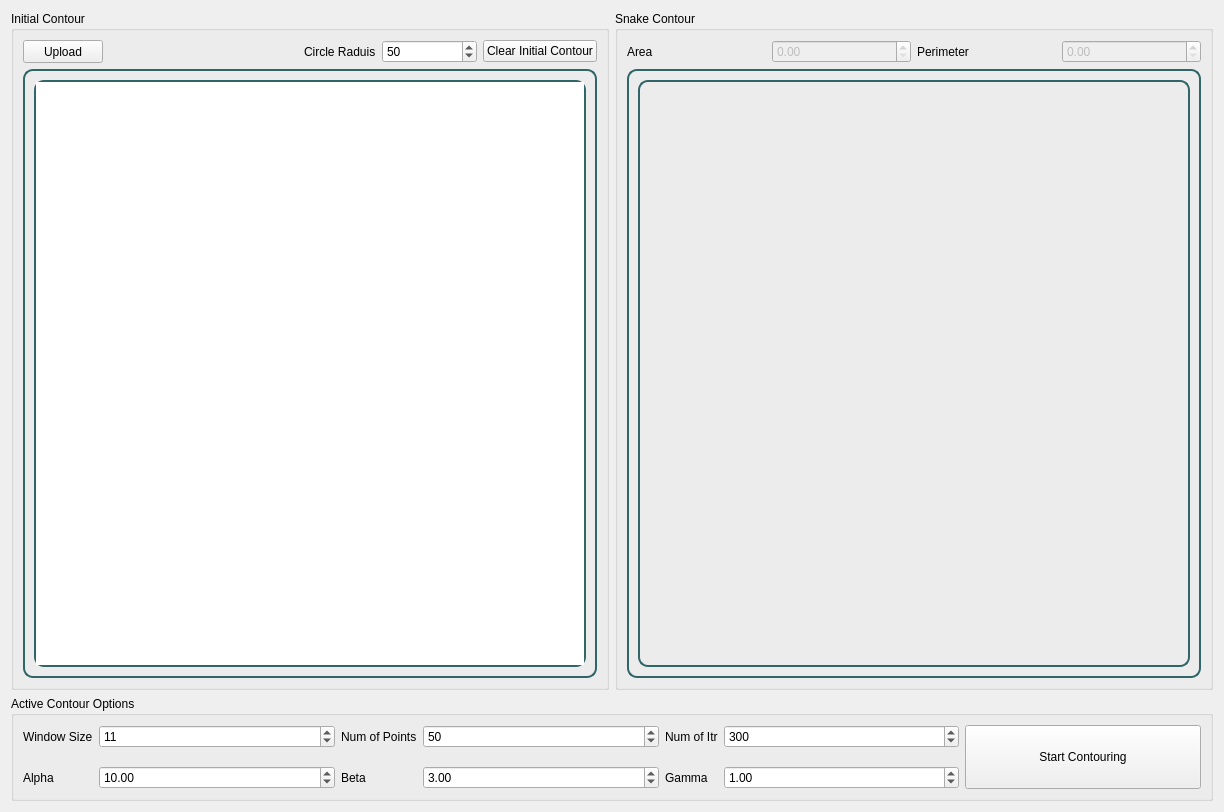
<?xml version="1.0" encoding="UTF-8"?>
<ui version="4.0">
 <class>ActiveContourWidget</class>
 <widget class="QWidget" name="ActiveContourWidget">
  <property name="geometry">
   <rect>
    <x>0</x>
    <y>0</y>
    <width>1224</width>
    <height>812</height>
   </rect>
  </property>
  <property name="windowTitle">
   <string>Form</string>
  </property>
  <layout class="QVBoxLayout" name="verticalLayout_2">
   <item>
    <layout class="QVBoxLayout" name="verticalLayout">
     <item>
      <layout class="QHBoxLayout" name="horizontalLayout_3">
       <item>
        <widget class="QGroupBox" name="groupBox_2">
         <property name="title">
          <string>Initial Contour</string>
         </property>
         <layout class="QGridLayout" name="gridLayout_3">
          <item row="0" column="4">
           <widget class="QSpinBox" name="raduis">
            <property name="maximum">
             <number>1000</number>
            </property>
            <property name="value">
             <number>50</number>
            </property>
           </widget>
          </item>
          <item row="0" column="1" colspan="2">
           <spacer name="horizontalSpacer">
            <property name="orientation">
             <enum>Qt::Horizontal</enum>
            </property>
            <property name="sizeType">
             <enum>QSizePolicy::Minimum</enum>
            </property>
            <property name="sizeHint" stdset="0">
             <size>
              <width>40</width>
              <height>20</height>
             </size>
            </property>
           </spacer>
          </item>
          <item row="0" column="5">
           <widget class="QPushButton" name="clear">
            <property name="text">
             <string>Clear Initial Contour</string>
            </property>
           </widget>
          </item>
          <item row="0" column="3">
           <widget class="QLabel" name="label_7">
            <property name="sizePolicy">
             <sizepolicy hsizetype="Maximum" vsizetype="Preferred">
              <horstretch>0</horstretch>
              <verstretch>0</verstretch>
             </sizepolicy>
            </property>
            <property name="text">
             <string>Circle Raduis</string>
            </property>
           </widget>
          </item>
          <item row="0" column="0">
           <widget class="QPushButton" name="upload_btn">
            <property name="sizePolicy">
             <sizepolicy hsizetype="Maximum" vsizetype="Preferred">
              <horstretch>0</horstretch>
              <verstretch>0</verstretch>
             </sizepolicy>
            </property>
            <property name="text">
             <string>Upload</string>
            </property>
           </widget>
          </item>
          <item row="1" column="0" colspan="6">
           <widget class="QFrame" name="frame">
            <property name="styleSheet">
             <string notr="true">
           border: 2px solid  #316669;
          border-radius: 10px;</string>
            </property>
            <property name="frameShape">
             <enum>QFrame::StyledPanel</enum>
            </property>
            <property name="frameShadow">
             <enum>QFrame::Raised</enum>
            </property>
            <layout class="QHBoxLayout" name="horizontalLayout">
             <item>
              <widget class="QGraphicsView" name="graphicsView">
               <property name="cursor" stdset="0">
                <cursorShape>CrossCursor</cursorShape>
               </property>
               <property name="styleSheet">
                <string notr="true"/>
               </property>
              </widget>
             </item>
            </layout>
           </widget>
          </item>
         </layout>
        </widget>
       </item>
       <item>
        <widget class="QGroupBox" name="groupBox_3">
         <property name="title">
          <string>Snake Contour</string>
         </property>
         <layout class="QGridLayout" name="gridLayout_4">
          <item row="0" column="2">
           <widget class="QLabel" name="label_9">
            <property name="text">
             <string>Perimeter</string>
            </property>
           </widget>
          </item>
          <item row="1" column="0" colspan="4">
           <widget class="QFrame" name="frame_2">
            <property name="styleSheet">
             <string notr="true">
           border: 2px solid  #316669;
          border-radius: 10px;</string>
            </property>
            <property name="frameShape">
             <enum>QFrame::StyledPanel</enum>
            </property>
            <property name="frameShadow">
             <enum>QFrame::Raised</enum>
            </property>
            <layout class="QHBoxLayout" name="horizontalLayout_2">
             <item>
              <widget class="QLabel" name="output_label">
               <property name="sizePolicy">
                <sizepolicy hsizetype="Minimum" vsizetype="Preferred">
                 <horstretch>0</horstretch>
                 <verstretch>0</verstretch>
                </sizepolicy>
               </property>
               <property name="layoutDirection">
                <enum>Qt::RightToLeft</enum>
               </property>
               <property name="text">
                <string/>
               </property>
              </widget>
             </item>
            </layout>
           </widget>
          </item>
          <item row="0" column="0">
           <widget class="QLabel" name="label_8">
            <property name="text">
             <string>Area</string>
            </property>
           </widget>
          </item>
          <item row="0" column="1">
           <widget class="QDoubleSpinBox" name="area">
            <property name="enabled">
             <bool>false</bool>
            </property>
           </widget>
          </item>
          <item row="0" column="3">
           <widget class="QDoubleSpinBox" name="perimeter">
            <property name="enabled">
             <bool>false</bool>
            </property>
           </widget>
          </item>
         </layout>
        </widget>
       </item>
      </layout>
     </item>
     <item>
      <widget class="QGroupBox" name="groupBox_4">
       <property name="sizePolicy">
        <sizepolicy hsizetype="Preferred" vsizetype="Maximum">
         <horstretch>0</horstretch>
         <verstretch>0</verstretch>
        </sizepolicy>
       </property>
       <property name="title">
        <string>Active Contour Options</string>
       </property>
       <layout class="QGridLayout" name="gridLayout_2">
        <item row="3" column="5">
         <widget class="QLabel" name="label_5">
          <property name="text">
           <string>Beta</string>
          </property>
         </widget>
        </item>
        <item row="0" column="5">
         <widget class="QLabel" name="label_6">
          <property name="sizePolicy">
           <sizepolicy hsizetype="Maximum" vsizetype="Preferred">
            <horstretch>0</horstretch>
            <verstretch>0</verstretch>
           </sizepolicy>
          </property>
          <property name="text">
           <string>Num of Points</string>
          </property>
         </widget>
        </item>
        <item row="3" column="8">
         <widget class="QLabel" name="label_3">
          <property name="text">
           <string>Gamma</string>
          </property>
         </widget>
        </item>
        <item row="0" column="4">
         <widget class="QSpinBox" name="window_size">
          <property name="sizePolicy">
           <sizepolicy hsizetype="Preferred" vsizetype="Fixed">
            <horstretch>0</horstretch>
            <verstretch>0</verstretch>
           </sizepolicy>
          </property>
          <property name="minimum">
           <number>1</number>
          </property>
          <property name="maximum">
           <number>13</number>
          </property>
          <property name="singleStep">
           <number>2</number>
          </property>
          <property name="value">
           <number>11</number>
          </property>
         </widget>
        </item>
        <item row="0" column="8">
         <widget class="QLabel" name="label_4">
          <property name="sizePolicy">
           <sizepolicy hsizetype="Maximum" vsizetype="Preferred">
            <horstretch>0</horstretch>
            <verstretch>0</verstretch>
           </sizepolicy>
          </property>
          <property name="text">
           <string>Num of Itr</string>
          </property>
         </widget>
        </item>
        <item row="0" column="6">
         <widget class="QSpinBox" name="num_points">
          <property name="maximum">
           <number>1000</number>
          </property>
          <property name="value">
           <number>50</number>
          </property>
         </widget>
        </item>
        <item row="3" column="6">
         <widget class="QDoubleSpinBox" name="beta">
          <property name="value">
           <double>3.000000000000000</double>
          </property>
         </widget>
        </item>
        <item row="3" column="4">
         <widget class="QDoubleSpinBox" name="alpha">
          <property name="value">
           <double>10.000000000000000</double>
          </property>
         </widget>
        </item>
        <item row="0" column="9">
         <widget class="QSpinBox" name="numItr">
          <property name="maximum">
           <number>1000</number>
          </property>
          <property name="value">
           <number>300</number>
          </property>
         </widget>
        </item>
        <item row="3" column="3">
         <widget class="QLabel" name="label_2">
          <property name="text">
           <string>Alpha</string>
          </property>
         </widget>
        </item>
        <item row="0" column="3">
         <widget class="QLabel" name="label">
          <property name="sizePolicy">
           <sizepolicy hsizetype="Maximum" vsizetype="Preferred">
            <horstretch>0</horstretch>
            <verstretch>0</verstretch>
           </sizepolicy>
          </property>
          <property name="layoutDirection">
           <enum>Qt::RightToLeft</enum>
          </property>
          <property name="text">
           <string>Window Size</string>
          </property>
         </widget>
        </item>
        <item row="3" column="9">
         <widget class="QDoubleSpinBox" name="gamma">
          <property name="value">
           <double>1.000000000000000</double>
          </property>
         </widget>
        </item>
        <item row="0" column="11" rowspan="4">
         <widget class="QPushButton" name="generate_btn">
          <property name="sizePolicy">
           <sizepolicy hsizetype="Minimum" vsizetype="Preferred">
            <horstretch>0</horstretch>
            <verstretch>0</verstretch>
           </sizepolicy>
          </property>
          <property name="text">
           <string>Start Contouring</string>
          </property>
         </widget>
        </item>
       </layout>
      </widget>
     </item>
    </layout>
   </item>
  </layout>
 </widget>
 <resources/>
 <connections/>
</ui>
